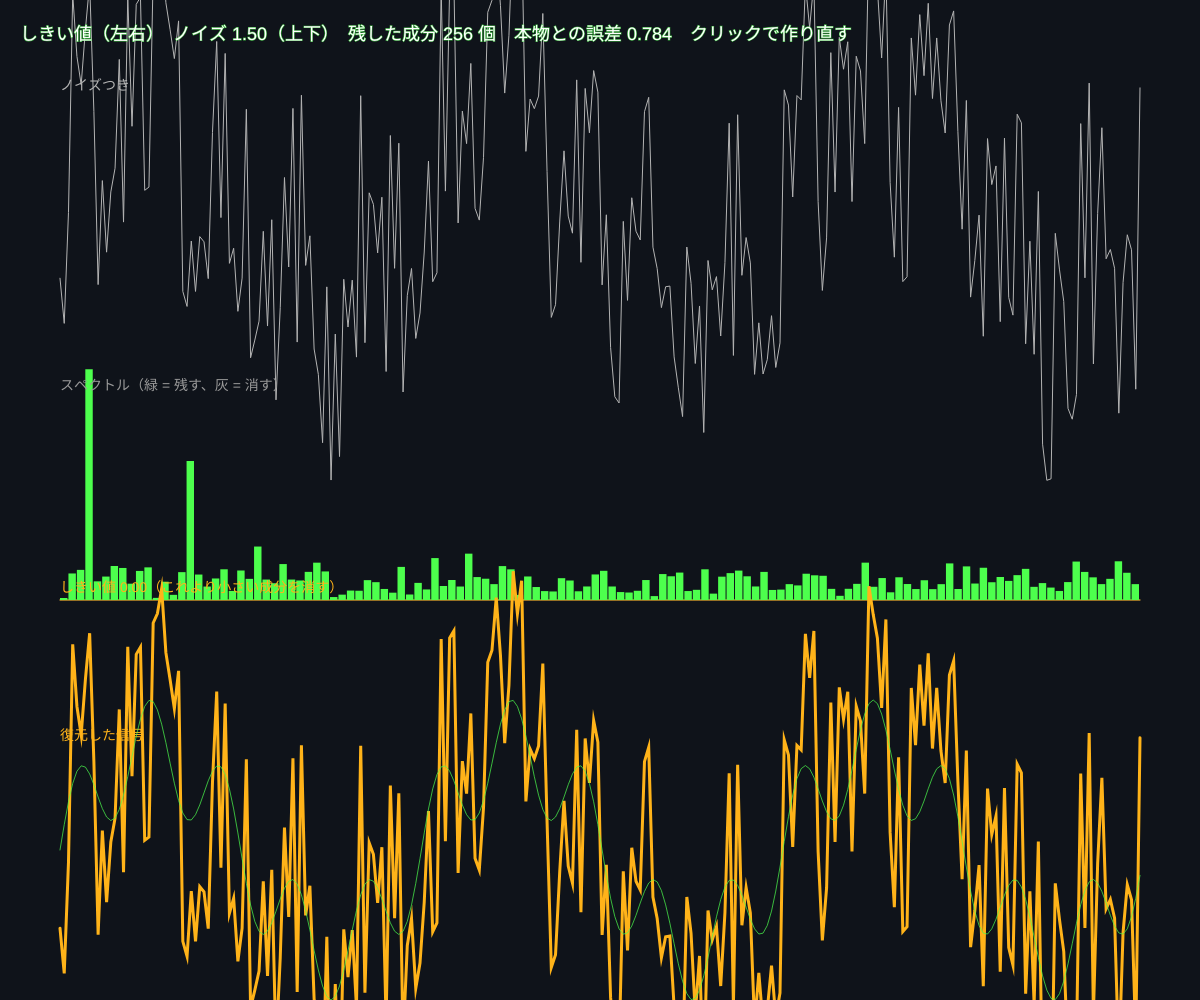
Frame 1 (no input)
Frame 60 (no input): identical to frame 1, image omitted
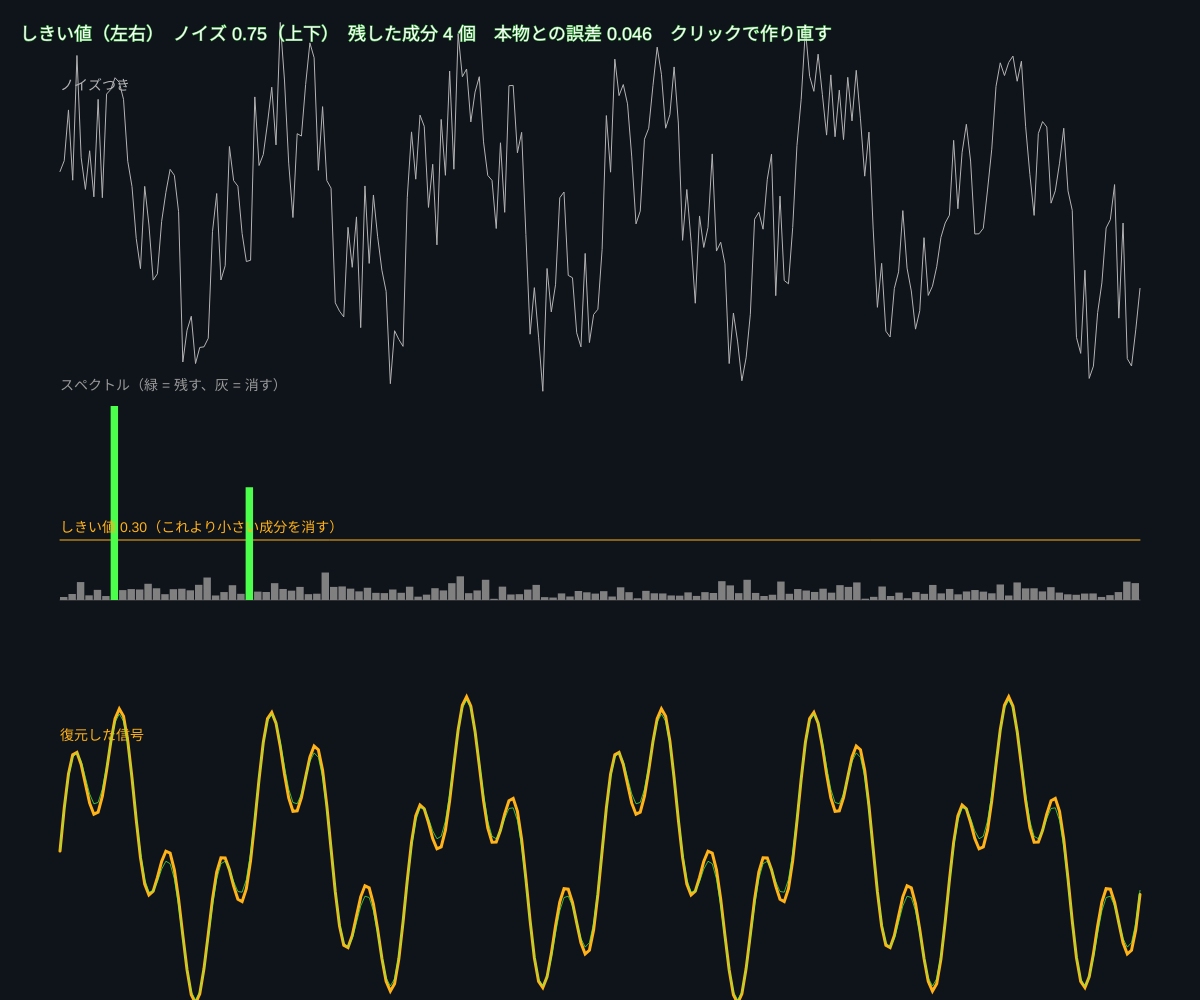
Frame 120 (the mouse pressed at the canvas centre since frame 60)

The p5.js sketch that drew these frames (run headless with seeded random() and noise() and a simulated clock; from frame 60 on, the mouse is pressed at the canvas centre):

// p5.js sketch
// ── sketch.js
// ============================================
// 13 周波数でノイズを消す（スペクトル・フィルタリング）
// 信号 → フーリエ変換 → 小さい成分を 0 にする → 逆変換 で、ノイズだけ消える
// 08 の移動平均より賢い：「本物の信号」の周波数は残し、それ以外を消す
// マウス左右 = しきい値 / 上下 = ノイズの量 / クリックで信号を作り直す
// ============================================

let N = 256;
let clean = [], noisy = [];
let threshold = 0.2;
let noiseAmp = 0.5;
let seed = 1;

function setup() {
  createCanvas(windowWidth, windowHeight);
  colorMode(HSB, 360, 100, 100, 100);
  makeSignal();
}

function makeSignal() {
  randomSeed(seed);
  let f1 = floor(random(2, 8)), f2 = floor(random(10, 25));
  clean = [];
  for (let i = 0; i < N; i++) {
    let t = i / N;
    clean.push(sin(TWO_PI * f1 * t) + 0.5 * sin(TWO_PI * f2 * t));
  }
}

function draw() {
  background(220, 40, 10);
  threshold = map(mouseX, 0, width, 0, 0.6, true);
  noiseAmp = map(mouseY, 0, height, 1.5, 0, true);
  randomSeed(seed + 7);
  noisy = clean.map((v) => v + random(-noiseAmp, noiseAmp));

  // ★ 1. フーリエ変換
  let { re, im } = dft(noisy);
  let mag = re.map((r, k) => (2 * sqrt(r * r + im[k] * im[k])) / N);
  // ★ 2. しきい値より小さい成分を 0 にする
  let keep = mag.map((m) => m > threshold);
  let re2 = re.map((r, k) => (keep[k] ? r : 0));
  let im2 = im.map((v, k) => (keep[k] ? v : 0));
  // ★ 3. 逆フーリエ変換で信号に戻す
  let restored = idft(re2, im2);

  let left = 60, right = width - 60;
  drawSeries(noisy, left, right, height * 0.2, height * 0.1, 0, 0, 70, 1, 'ノイズつき');
  // スペクトル
  let base = height * 0.6, sh = height * 0.2;
  stroke(0, 0, 30);
  line(left, base, right, base);
  stroke(40, 90, 100);
  strokeWeight(1);
  line(left, base - threshold * sh, right, base - threshold * sh);
  noStroke();
  for (let k = 0; k < N / 2; k++) {
    let x = map(k, 0, N / 2, left, right);
    fill(keep[k] ? 120 : 0, keep[k] ? 70 : 0, keep[k] ? 100 : 50);
    rect(x, base - mag[k] * sh, (right - left) / (N / 2) - 1, mag[k] * sh);
  }
  fill(40, 90, 100);
  textSize(14);
  text('しきい値 ' + nf(threshold, 1, 2) + '（これより小さい成分を消す）', left, base - threshold * sh - 8);
  fill(0, 0, 60);
  text('スペクトル（緑 = 残す、灰 = 消す）', left, base - sh - 10);
  drawSeries(restored, left, right, height * 0.85, height * 0.1, 40, 90, 100, 3, '復元した信号');
  drawSeries(clean, left, right, height * 0.85, height * 0.1, 120, 70, 100, 1, '');

  let err = 0;
  for (let i = 0; i < N; i++) err += abs(restored[i] - clean[i]);
  fill(0, 0, 100);
  textSize(18);
  text('しきい値（左右）　ノイズ ' + nf(noiseAmp, 1, 2) + '（上下）　残した成分 ' + keep.filter((k) => k).length + ' 個　本物との誤差 ' + nf(err / N, 1, 3) + '　クリックで作り直す', 20, 40);
}

function dft(x) {
  let re = [], im = [];
  for (let k = 0; k < N; k++) {
    let r = 0, i2 = 0;
    for (let i = 0; i < N; i++) {
      let a = (TWO_PI * k * i) / N;
      r += x[i] * cos(a);
      i2 -= x[i] * sin(a);
    }
    re.push(r);
    im.push(i2);
  }
  return { re, im };
}

// 逆変換：成分から信号を組み立て直す
function idft(re, im) {
  let out = [];
  for (let i = 0; i < N; i++) {
    let v = 0;
    for (let k = 0; k < N; k++) {
      let a = (TWO_PI * k * i) / N;
      v += re[k] * cos(a) - im[k] * sin(a);
    }
    out.push(v / N);
  }
  return out;
}

function drawSeries(arr, left, right, mid, h, hue, sat, bri, w, label) {
  noFill();
  stroke(hue, sat, bri, label ? 100 : 70);
  strokeWeight(w);
  beginShape();
  for (let i = 0; i < arr.length; i++) vertex(map(i, 0, arr.length - 1, left, right), mid - arr[i] * h);
  endShape();
  if (label) {
    noStroke();
    fill(hue, sat, bri);
    textSize(14);
    text(label, left, mid - h - 10);
  }
}

function mousePressed() {
  seed = floor(random(10000));
  makeSignal();
}

// ---------- やってみよう ----------
// 1. しきい値を上げていくと、ノイズが消えて 2 本の山だけ残る。上げすぎると信号も消える
// 2. ノイズを最大にしても復元できる？（山がノイズに埋もれる限界）
// 3. 「しきい値」ではなく「周波数 30 以上を消す」にすると（ローパス）、どう変わる？
